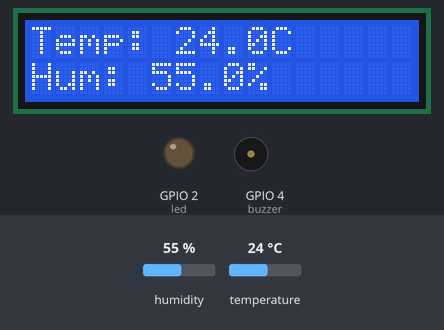
The program below on a simulated ESP32 board running MicroPython. On the bench: 16×2 character LCD, output pins drawn as LEDs (lit = HIGH), buzzer (waves = sounding). The inputs (shaded band) are chosen by the test bench; at power-on: temperature 24 °C, humidity 55 %. Library files of the repository ran but are not shown: i2c_lcd.py; what the program prints to the serial console is not drawn.

Above: at 1.2 s.
1.3 s: temperature set to 29.6 °C
At 3.2 s:
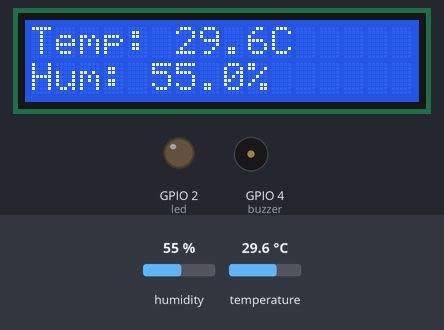
7.4 s: temperature set to 30.5 °C
At 9.3 s:
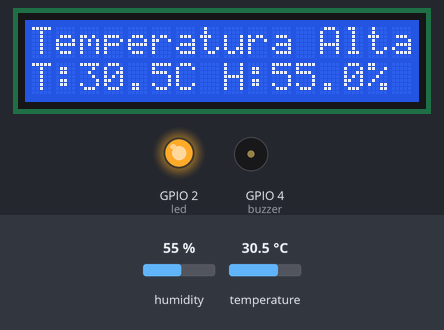
12.8 s: humidity set to 22 %
At 13.8 s:
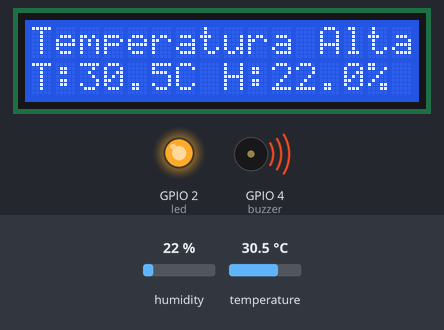
15.5 s: humidity set to 40 %
At 16.8 s:
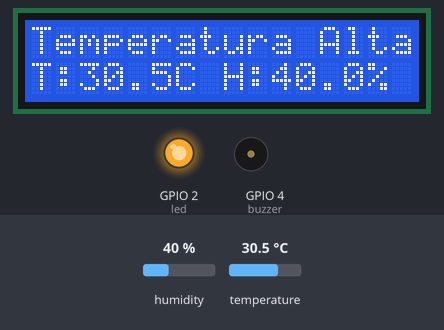
Timing chart, 0 to 19.2 s (numbered marks = the images above; inputs shaded):
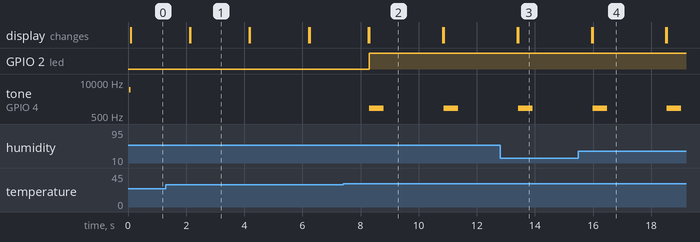

The program:

main.py
```python
import dht
from machine import Pin, I2C, PWM
import time
from i2c_lcd import I2cLcd

# Configuración del DHT22
sensor = dht.DHT22(Pin(15))

# Configuración LCD I2C
i2c = I2C(0, scl=Pin(22), sda=Pin(21), freq=400000)
LCD_I2C_ADDR = 0x27  # Cambia a 0x3F si tu LCD usa otra dirección
lcd = I2cLcd(i2c, LCD_I2C_ADDR, 2, 16)

# Configuración LED y buzzer
led = Pin(2, Pin.OUT)
buzzer = PWM(Pin(4))

TEMP_LIMITE = 30  # °C para alarma

def alarma():
    buzzer.freq(1000)
    buzzer.duty(512)
    time.sleep(0.5)
    buzzer.duty(0)

while True:
    try:
        sensor.measure()
        temp = sensor.temperature()
        hum = sensor.humidity()

        lcd.clear()
        if temp > TEMP_LIMITE:
            lcd.move_to(0, 0)
            lcd.putstr("Temperatura Alta")
            lcd.move_to(0, 1)
            lcd.putstr("T:{:.1f}C H:{:.1f}%".format(temp, hum))
            led.on()
            alarma()
        else:
            lcd.move_to(0, 0)
            lcd.putstr("Temp: {:.1f}C".format(temp))
            lcd.move_to(0, 1)
            lcd.putstr("Hum: {:.1f}%".format(hum))
            led.off()
            buzzer.duty(0)

        print("Temp: {:.1f} C | Hum: {:.1f} %".format(temp, hum))

    except OSError:
        print("Error al leer el sensor")

    time.sleep(2)
```

Measured:
- the behaviour switches between 30 and 30.1 °C on temperature (found by bisection; images 1 and 2)
- after the input at 1.3 s, the display: first differs from a run without the input after 0.85 s (image 1)
- after the input at 7.4 s, GPIO 2 (led): LOW → HIGH after 0.91 s; tone on GPIO 4 (buzzer): alternates 1000 Hz for 0.50 s and silent for 2.1 s, starting after 0.91 s; the display: first differs from a run without the input after 0.91 s (image 2)
- after the input at 12.8 s, the display: first differs from a run without the input after 0.63 s (image 3)
- after the input at 15.5 s, the display: first differs from a run without the input after 0.49 s (image 4)
- what the display in image 1 shows lasts 2.1 s, from 2.1 s to 4.2 s
- what the display in image 2 shows lasts 2.5 s, from 8.3 s to 10.8 s
